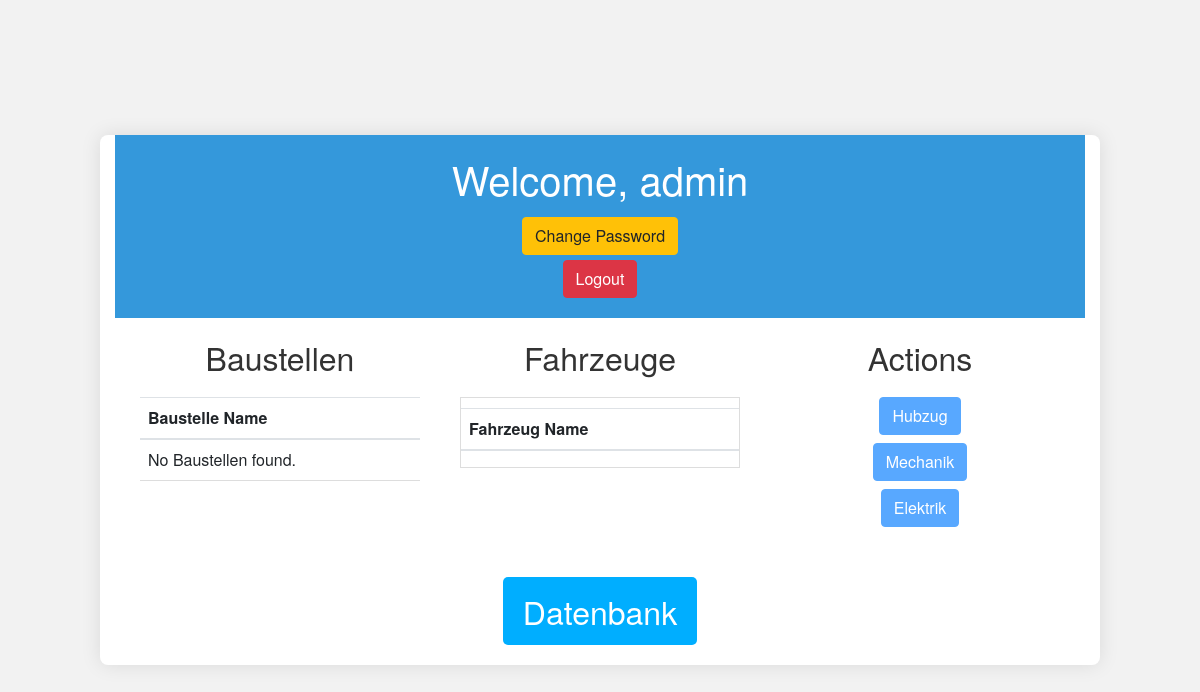
The app's page /userView/ (signed in), older data.
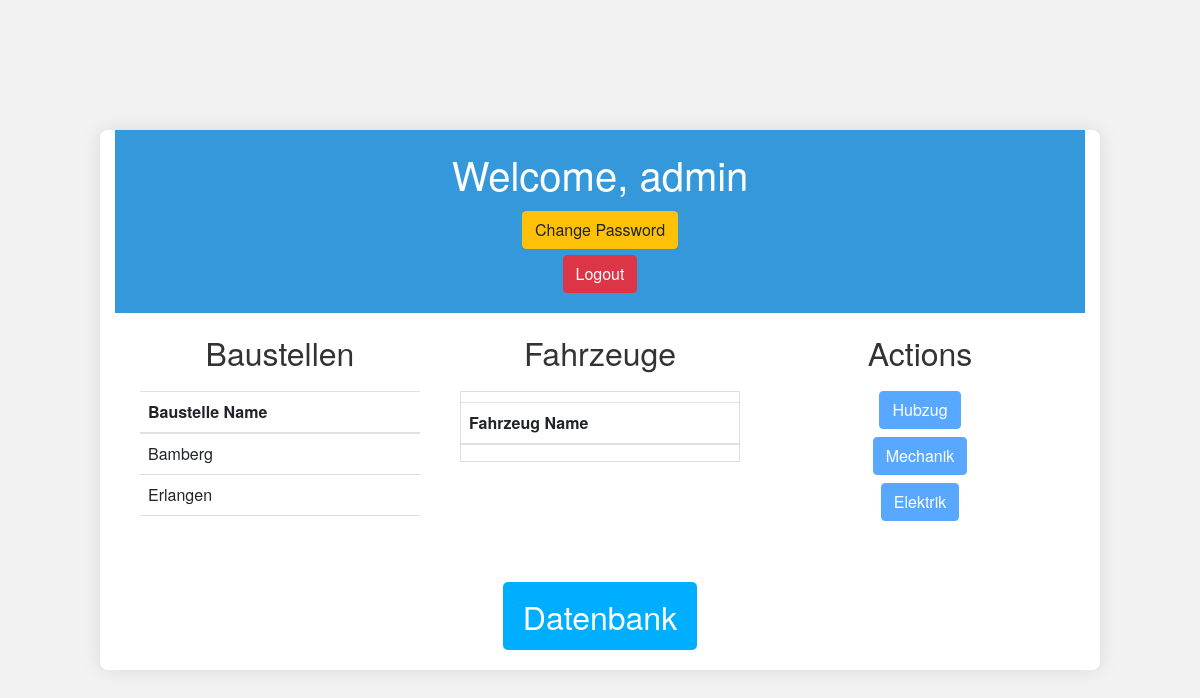
The same page, newer data.
### myapp/models.py (models this page shows, shortened)
class newBaustelle(models.Model):
    baustelleName=models.CharField(max_length=30)

### myapp/views.py (the view)
# urls.py: path('userView/', views.userView, name='user_view'),
@login_required(login_url="/")
def userView(request):
    modal_show = False  # Flag to control modal display
    if request.method == 'POST':
        userPasswordForm = PasswordChangeForm(request.user, request.POST)
        if userPasswordForm.is_valid():
            user = userPasswordForm.save()
            update_session_auth_hash(request, user)
            messages.success(request, 'Your password was successfully updated!')
            return redirect('/')  # Adjust the redirect as needed
        else:
            modal_show = True  # Set the flag to keep the modal open
    else:
        userPasswordForm = PasswordChangeForm(request.user)
    username = request.session.get('username', '')
    context = {
        'username': username,
        'baustellen_list': newBaustelle.objects.all(),
        'fahrzeug_list': newFahrzeug.objects.all(),
        'userPassword_form': userPasswordForm,
        'modal_show': modal_show  # Pass this flag to the template
    }
    return render(request, "userView.html", context)

### templates/userView.html (shortened to what this page needs)
<!DOCTYPE html>
{% load static %}
<html lang="en">
<head>
    <link href="https://stackpath.bootstrapcdn.com/bootstrap/4.3.1/css/bootstrap.min.css" rel="stylesheet">
    <link rel="stylesheet" href="{% static 'myapp/userView.css' %}">
</head>
<body>
    <div class="container-fluid">
        <header class="header">
            <h1>Welcome, {{ username }}</h1>
            <button type="button" class="btn btn-warning" data-toggle="modal" data-target="#passwordChangeModal">
                Change Password
            </button>
            <form action="{% url 'logout' %}" method="post" style="margin: 0;">
                <button type="submit" class="btn btn-danger">Logout</button>
            </form>
        </header>
        <div class="row">
            <div class="col-md-4 baustellen-panel">
                <h2>Baustellen</h2>
                <table class="table">
                    <thead>
                        <tr>
                            <th>Baustelle Name</th>
                        </tr>
                    </thead>
                    <tbody>
                        {% for baustelle in baustellen_list %}
                        <tr data-baustelle-id="{{ baustelle.id }}" onclick="selectBaustelle(this, {{ baustelle.id }})">
                            <td>{{ baustelle.baustelleName }}</td>
                        </tr>
                        {% empty %}
                        <tr>
                            <td>No Baustellen found.</td>
                        </tr>
                        {% endfor %}
                    </tbody>
                </table>
            </div>
            <div class="col-md-4 fahrzeuge-panel">
                <h2>Fahrzeuge</h2>
                <div style="overflow-y: auto; max-height: 500px; border: 1px solid #ddd;">
                    <table class="table" id="fahrzeugTable">
                        <thead>
                            <tr>
                                <th>Fahrzeug Name</th>
                            </tr>
                        </thead>
                    </table>
                </div>
            </div>
            <div class="col-md-4 actions-panel text-center">
                <h2>Actions</h2>
                <button class="btn btn-primary action-btn disabled d-block mb-2 mx-auto" id="hubzugBtn" onclick="redirectTo('/hubzug/')">Hubzug</button>
                <button class="btn btn-primary action-btn disabled d-block mb-2 mx-auto" id="mechanikBtn" onclick="redirectTo('/mechanik/')">Mechanik</button>
                <button class="btn btn-primary action-btn disabled d-block mx-auto" id="elektrikBtn" onclick="redirectTo('/elektrik/')">Elektrik</button>
            </div>
        </div>
        <div class="button-container">
            <a href='/protocol_list' class="btn btn-secondary buttonDatenbank">Datenbank</a>
        </div>
    </div>
</body>
</html>

Row changes from the older to the newer data that the page shows:
added newBaustelle: baustelleName "Bamberg"
added newBaustelle: baustelleName "Erlangen"
Text that changed along with them:
text no longer shown: "No Baustellen found."
